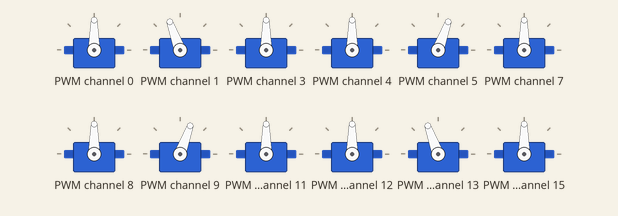
A program run on a simulated Raspberry Pi (BCM pin numbers). Shown: 12 × servo. At 16.6 s the program stops and its outputs stay as they are.

Above: at 2.0 s.
At 14.0 s:
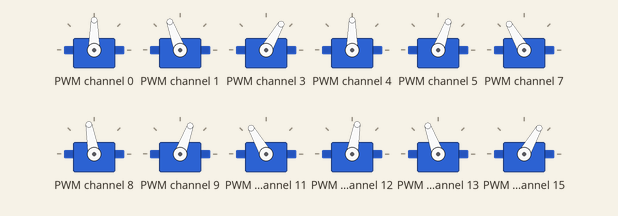
At 16.6 s:
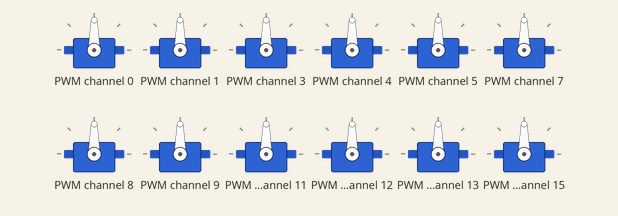
Timing chart, 0 to 18.1 s (numbered marks = the images above):
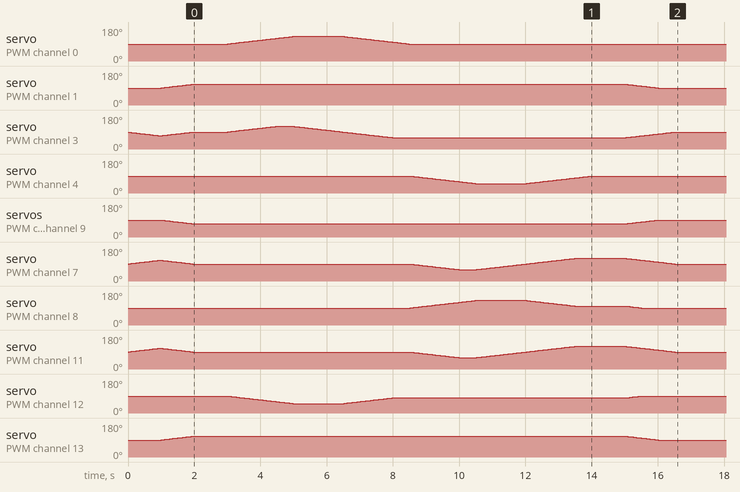

The program:

test2.py
```python
import time
from adafruit_servokit import ServoKit

MIN_IMP = 500
MAX_IMP = 2400

NUMBER_OF_SERVOS = 16

# Servo configuration
#                 0   1   2   3   4   5   6   7   8   9  10  11  12  13  14  15
SERVO_ENABLED = [ 1,  1,  0,  1,  1,  1,  0,  1,  1,  1,  0,  1,  1,  1,  0,  1]
SERVO_K       = [ 1, -1,  1,  1, -1,  1,  1, -1, -1,  1,  1, -1,  1, -1,  1,  1]
SERVO_N       = [90, 90, 90, 90, 90, 90, 90, 90, 90, 90, 90, 90, 90, 90, 90, 90]

# Current and desired positions of each servo
servo_at = [0, 0, 0, 0, 0, 0, 0, 0, 0, 0, 0, 0, 0, 0, 0, 0]
servo_to = [0, 0, 0, 0, 0, 0, 0, 0, 0, 0, 0, 0, 0, 0, 0, 0]
#servo_spd = [0, 0, 0, 0, 0, 0, 0, 0, 0, 0, 0, 0, 0, 0, 0, 0]

# Leg to servo mapping
FR_SHOULDER = 0
FL_SHOULDER = 4
RR_SHOULDER = 8
RL_SHOULDER = 12
FR_ARM = 1
FL_ARM = 5
RR_ARM = 9
RL_ARM = 13
FR_HAND = 3
FL_HAND = 7
RR_HAND = 11
RL_HAND = 15

pca = ServoKit(channels=NUMBER_OF_SERVOS)

def set_servo(i, angle):
    pca.servo[i].angle = SERVO_K[i]*angle + SERVO_N[i]
    servo_at[i] = angle

def move_servos():
    moved = False
    for i in range(NUMBER_OF_SERVOS):
        if SERVO_ENABLED[i]:
            #servo_spd[i] = (10*servo_spd[i] + (servo_to[i] - servo_at[i])) / 11
            if servo_at[i] < servo_to[i]:
                #set_servo(i, servo_at[i] + max(round(servo_spd[i] / 10), 1))
                set_servo(i, servo_at[i] + 1)
                moved = True
            elif servo_at[i] > servo_to[i]:
                #set_servo(i, servo_at[i] + min(round(servo_spd[i] / 10), -1))
                set_servo(i, servo_at[i] - 1)
                moved = True
    return moved

def move():
    while move_servos():
        time.sleep(0.05)

def init():
    for i in range(NUMBER_OF_SERVOS):
        if SERVO_ENABLED[i]:
            pca.servo[i].set_pulse_width_range(MIN_IMP, MAX_IMP)
            set_servo(i, 0)

def reset():
    for i in range(NUMBER_OF_SERVOS):
        servo_to[i] = 0
    move()
    for i in range(NUMBER_OF_SERVOS):
        if SERVO_ENABLED[i]:
            pca.servo[i].angle = None

def rise():
    for i in [FR_HAND, FL_HAND, RR_HAND, RL_HAND]:
        servo_to[i] = -20 # -40
    move()
    for i in [FR_ARM, FL_ARM, RR_ARM, RL_ARM]:
        servo_to[i] = -20 # -20
    for i in [FR_HAND, FL_HAND, RR_HAND, RL_HAND]:
        servo_to[i] = 0
    move()

def rise_legs():
    for i in [FR_ARM, FL_ARM, RR_ARM, RL_ARM]:
        servo_to[i] = 70
    for i in [FR_HAND, FL_HAND, RR_HAND, RL_HAND]:
        servo_to[i] = -70
    move()


def step_fw():
    servo_to[FR_HAND] = 30
    servo_to[RL_HAND] = 30
    servo_to[FR_SHOULDER] =  40
    servo_to[RL_SHOULDER] = -40
    move()

    servo_to[FR_HAND] = 0
    servo_to[RL_HAND] = 0
    move()

    servo_to[FR_SHOULDER] = 0
    servo_to[FR_HAND] = -30
    servo_to[RL_SHOULDER] = -10
    servo_to[RL_HAND] = -30
    move()


    servo_to[FL_HAND] = 30
    servo_to[RR_HAND] = 30
    servo_to[FL_SHOULDER] = 40
    servo_to[RR_SHOULDER] = -40
    move()

    servo_to[FL_HAND] = 0
    servo_to[RR_HAND] = 0
    move()

    servo_to[FL_SHOULDER] = 0
    servo_to[FL_HAND] = -30
    servo_to[RR_SHOULDER] = -10
    servo_to[RR_HAND] = -30
    move()


   # servo_to[FR_HAND] = 30
   # servo_to[RL_HAND] = 30
   # servo_to[FR_SHOULDER] =  40
   # servo_to[RL_SHOULDER] = -40
   # move()

   # servo_to[FR_HAND] = -40
   # servo_to[RL_HAND] = -30
   # servo_to[FR_SHOULDER] =  40
   # servo_to[RL_SHOULDER] = -40
   # move()


def stretch_rr():
    for i in [RR_SHOULDER, RR_ARM, RR_HAND]:
        servo_to[i] = 30
        move()
    time.sleep(1)
    for i in [RR_SHOULDER, RR_ARM, RR_HAND]:
        servo_to[i] = -30
        move()
    time.sleep(1)
    for i in [RR_SHOULDER, RR_ARM, RR_HAND]:
        servo_to[i] = 0
        move()
    time.sleep(1)

def move_leg():
    for i in [FR_SHOULDER, FR_ARM, FR_HAND]:
        servo_to[i] = 30
        move()
        time.sleep(1)

        servo_to[FR_SHOULDER] = 50
        servo_to[FR_ARM] = 40
        move()
        time.sleep(1)

def turn_right():
    servo_to[FR_HAND] = 30
    servo_to[RL_HAND] = 30
    move()

    servo_to[FR_HAND] = 0
    servo_to[RL_HAND] = 0
    move()


    servo_to[FR_HAND] = -30
    servo_to[RL_HAND] = -30
 #   move()
    move()
    for i in [FR_SHOULDER, RL_SHOULDER]:
        servo_to[i] = -50
        move()

        servo_to[FL_HAND] = -30
        servo_to[RR_HAND] = -30

    for i in [FL_SHOULDER, RR_SHOULDER]:
        servo_to[i] = 50
        move()
    for i in [FR_SHOULDER, RL_SHOULDER]:
        servo_to[i] = -50
        move()
    servo_to[FL_SHOULDER] = 90
    move()
    servo_to[RL_SHOULDER] = -90
    move()

def main():
    #rise_legs()
    rise()
    time.sleep(1)
    #turn_right()
    #time.sleep(1)
    step_fw()
    time.sleep(1)

if __name__ == '__main__':
    init()
    try:
        main()
    finally:
        reset()
```

Measured:
- by itself, servo on PWM channel 0: rises from 90° to 130° in 2.0 s, then falls to 90° in 3.5 s
- by itself, servo on PWM channel 1, servo on PWM channel 13: rises from 90° to 110° in 0.96 s, then falls to 90° in 14.0 s
- by itself, servo on PWM channel 8: rises from 90° to 130° in 2.0 s, then falls to 90° in 5.0 s
